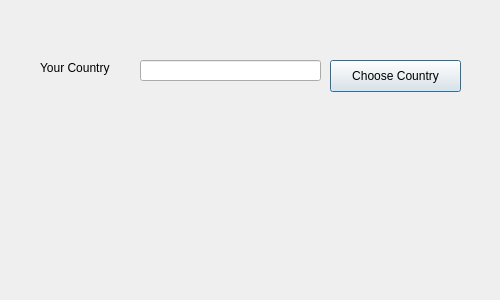
<?xml version="1.0" encoding="UTF-8"?>
<ui version="4.0">
 <class>Dialog</class>
 <widget class="QDialog" name="Dialog">
  <property name="geometry">
   <rect>
    <x>0</x>
    <y>0</y>
    <width>500</width>
    <height>300</height>
   </rect>
  </property>
  <property name="windowTitle">
   <string>Dialog</string>
  </property>
  <widget class="QLineEdit" name="lineEditCountry">
   <property name="geometry">
    <rect>
     <x>140</x>
     <y>60</y>
     <width>181</width>
     <height>21</height>
    </rect>
   </property>
  </widget>
  <widget class="QLabel" name="label">
   <property name="geometry">
    <rect>
     <x>40</x>
     <y>60</y>
     <width>91</width>
     <height>16</height>
    </rect>
   </property>
   <property name="text">
    <string>Your Country</string>
   </property>
  </widget>
  <widget class="QPushButton" name="pushButtonCountry">
   <property name="geometry">
    <rect>
     <x>330</x>
     <y>60</y>
     <width>131</width>
     <height>32</height>
    </rect>
   </property>
   <property name="text">
    <string>Choose Country</string>
   </property>
  </widget>
 </widget>
 <resources/>
 <connections/>
</ui>
